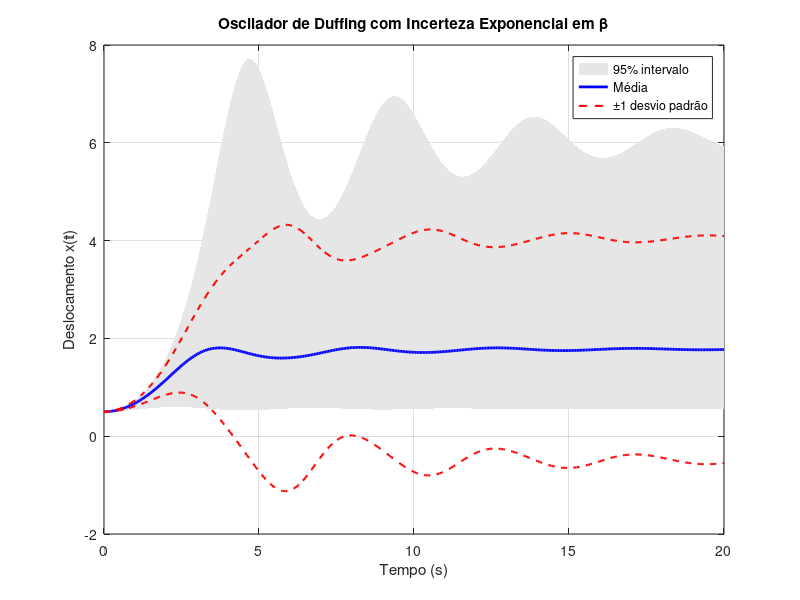

The MATLAB script that drew this image:
clc; clear; close all;

% Tempo de simulação
t0 = 0.0;
t1 = 20.0;
Ndt = 400;
tspan = linspace(t0, t1, Ndt);

% Parâmetros fixos
delta = 0.3;     % amortecimento
alpha = -1.0;    % rigidez linear
gamma = 0;       % sem força externa
x0 = 0.5;        % condição inicial de posição
v0 = 0.0;        % condição inicial de velocidade
IC = [x0; v0];

% Monte Carlo
rng(2024);                   % semente aleatória para reprodutibilidade
Ns = 200;                    % número de amostras
lambda = 1.0;                % taxa da distribuição exponencial
beta_samples = exprnd(1/lambda, [Ns, 1]);  % distribuição exponencial

% Soluções
X = zeros(Ndt, Ns);

for i = 1:Ns
    beta = beta_samples(i);
    duffing = @(t, y) [y(2); -delta*y(2) - alpha*y(1) - beta*y(1)^3];
    [~, Y] = ode45(duffing, tspan, IC);
    X(:, i) = Y(:, 1);
end

% Estatísticas
X_mean = mean(X, 2);
X_std = std(X, 0, 2);
X_p95 = prctile(X, 97.5, 2);
X_p05 = prctile(X, 2.5, 2);

% Gráfico
figure;
fill([tspan fliplr(tspan)], [X_p95' fliplr(X_p05')], [0.9 0.9 0.9], 'EdgeColor', 'none'); hold on;
plot(tspan, X_mean, 'b', 'LineWidth', 2);
plot(tspan, X_mean + X_std, 'r--', 'LineWidth', 1.5);
plot(tspan, X_mean - X_std, 'r--', 'LineWidth', 1.5);
xlabel('Tempo (s)');
ylabel('Deslocamento x(t)');
title('Oscilador de Duffing com Incerteza Exponencial em \beta');
legend('95% intervalo', 'Média', '±1 desvio padrão');
grid on;
